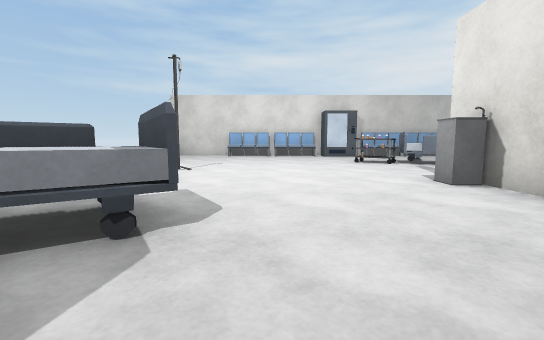
View 1 (above)

23 first-person views from a walk through a scene from a Unity 3-D project. The camera is 0.68 m above the floor, tilts 6° down and sees 90° across. The floor is counted in squares, 1 m on a side. Each view is taken from the middle of a square. On the plan, view 1 faces up. The plan holds only what a view shows up to about 9 squares ahead; the rest is blank. The place goes on beyond the plan. The player character is not drawn. Some animated figures are not drawn. Surface patterns are stand-ins for the level's own textures.

View 2
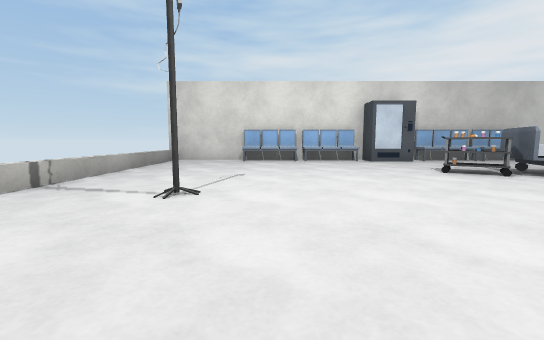

View 3
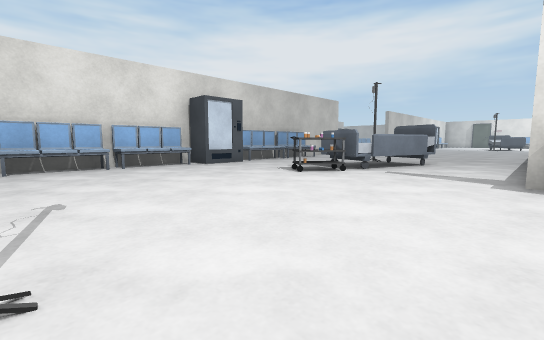

View 4
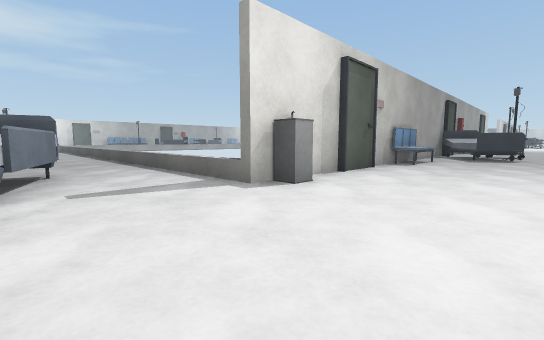

View 5
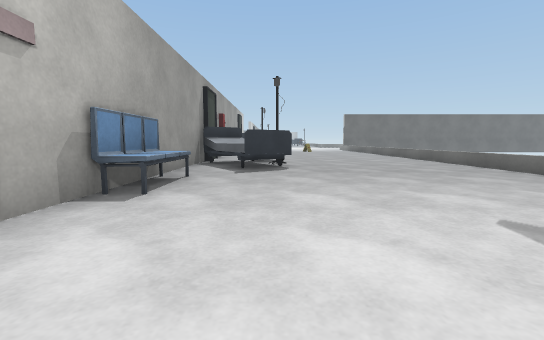

View 6
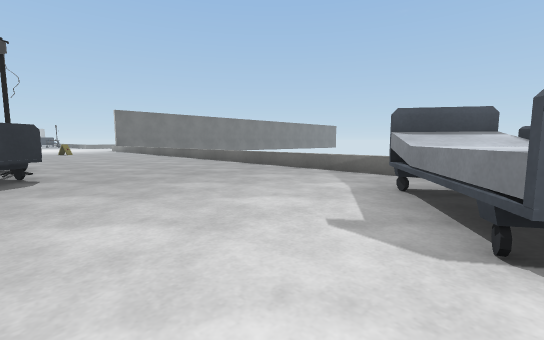

View 7
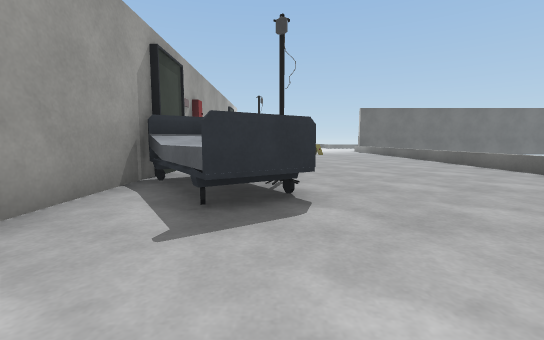

View 8
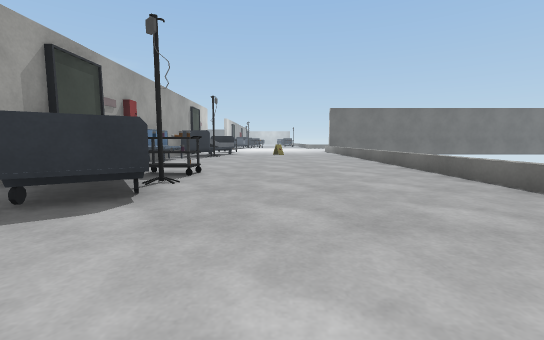

View 9
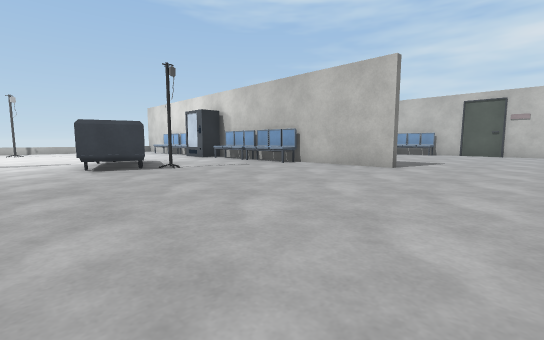

View 10
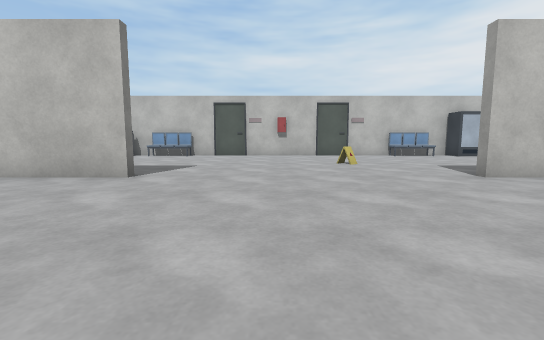

View 11
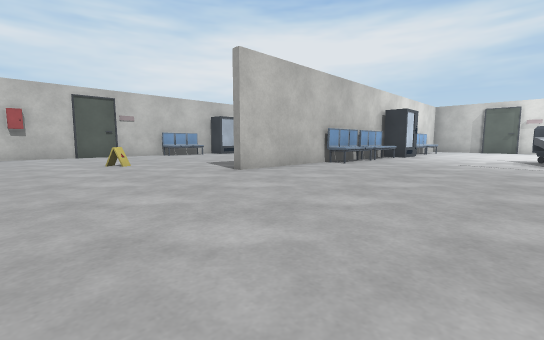

View 12
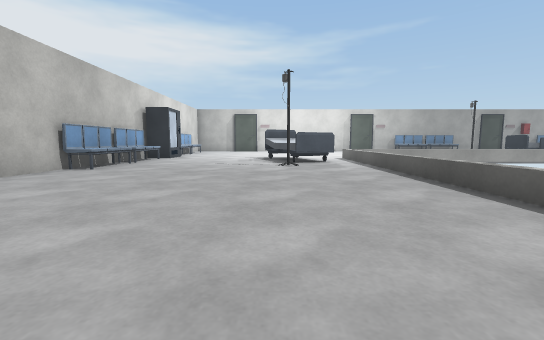

View 13
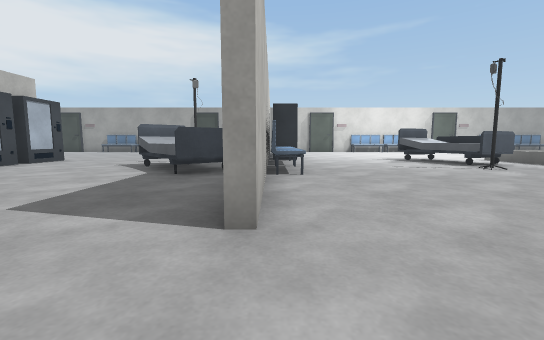

View 14
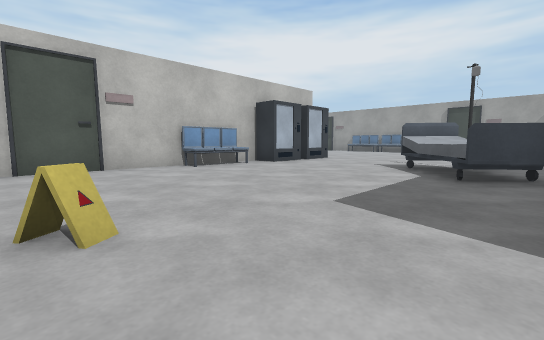

View 15
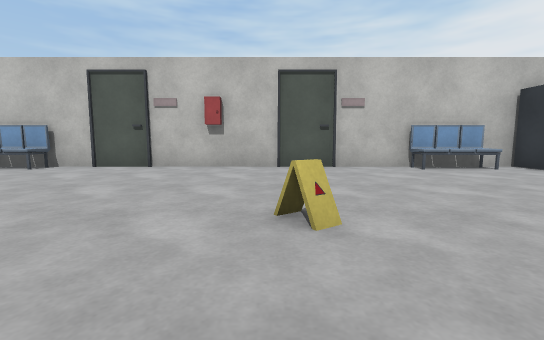

View 16
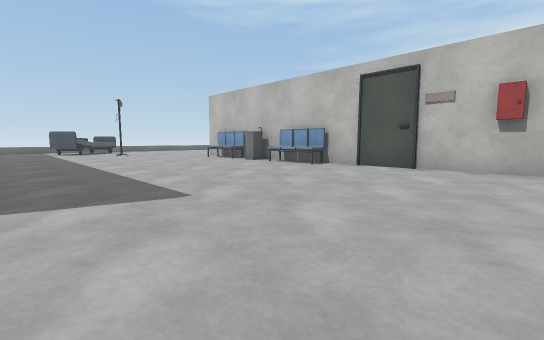

View 17
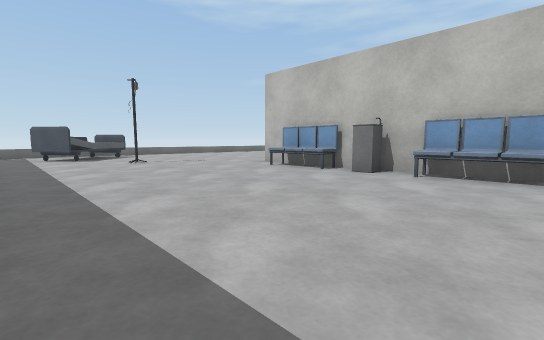

View 18
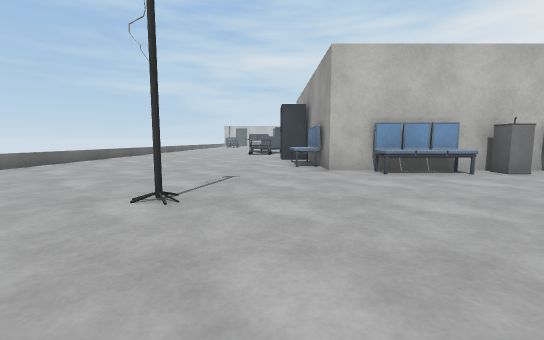

View 19
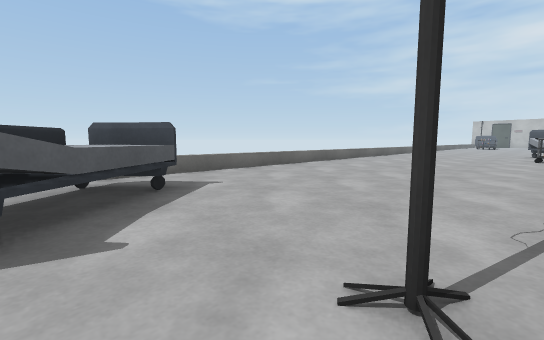

View 20
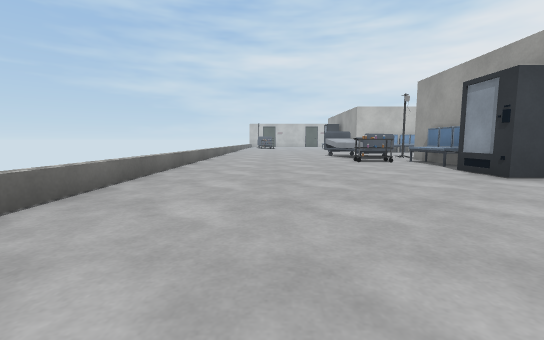

View 21
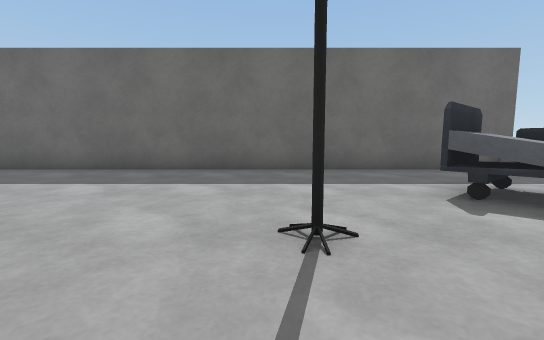

View 22
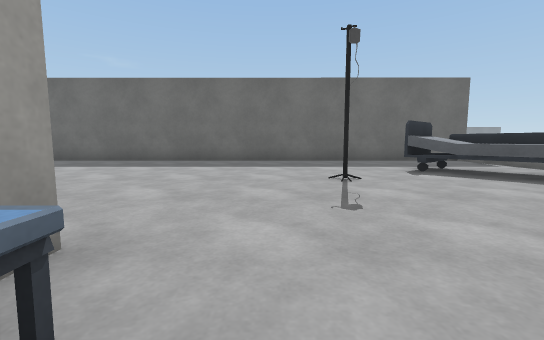

View 23
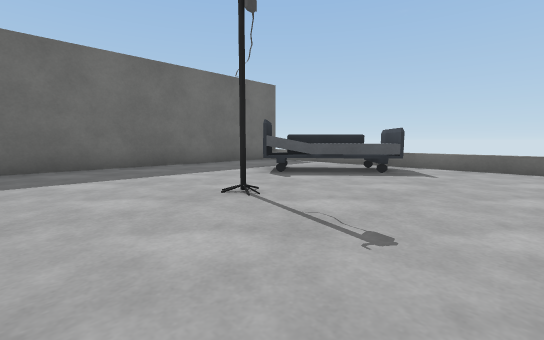

### Floor plan
Points are (right, up) in squares from view 1. A wall is a line through its corners. A room is listed if a view was taken in it or the views show most of it. See-through windows are left out.
Room 1 (views 1, 2, 3, 4, 5, 6, 7, 8, 9, 10, 11, 12, 13, 14, 15, 16, 17, 18, 19, 20, 21, 22, 23)
walls: (11.4, 13.1) (8.2, 13.1); (2.5, 13.1) (-2.1, 13.1); (4.6, 21.3) (3.4, 21.3); (3.3, 2.5) (3.3, 5.2) (9.9, 5.1); (3.2, 0.9) (3.2, 2.5); (-4.9, 13.4) (7.7, 13.4); (3.3, -0.2) (3.3, 2.4); (19.5, 21.3) (10.5, 21.3); (24.5, 13.1) (18, 13.1); (22.6, 21.3) (21.4, 21.3); (3.3, -5.2) (3.3, -2.6)
low walls: (16.4, 16) (16, 16.5); (17.7, 5.1) (25, 5.1); (-4.6, 12) (-4.6, 6.5); (-4.6, 0) (-4.6, -10.1); (-4.6, 29) (-4.6, 13.4)
objects: other object (-4, 1) to (-1, 3); other object (-4, 16) to (-1, 19); chair (-1, 13); other object (1, -7); other object (1, -6) to (3, -4); other object (1, -5); chair (1, 13); other object (1, 18); other object (1, 29) to (2, 29); other object (2, 26); chair (3, -2) to (3, -1); other object (3, 4); other object (3, 8) to (4, 9); other object (3, 12); chair (3, 22) to (3, 24); chair (3, 28) to (3, 29); other object (5, 7) to (7, 9); chair (5, 21) to (6, 21); other object (7, 13); other object (7, 21); chair (8, 21) to (10, 21); chair (20, 21) to (21, 21); chair (22, 13); other object (22, 14) to (24, 16); other object (23, 20); other object (24, 6) to (26, 8); chair (25, 13); other object (25, 15); other object (25, 20)

Where each view was taken, in squares from view 1:
view 1: 0 up, 0 right, facing up
view 2: 3 up, 1 left, facing up
view 3: 5 up, 2 left, facing up-right
view 4: 8 up, 0 right, facing down-right
view 5: 3 up, 1 right, facing down
view 6: 2 up, 1 right, facing down-left
view 7: 1 down, 1 right, facing down
view 8: 1 down, 1 left, facing down
view 9: 6 up, 14 right, facing up-left
view 10: 8 up, 14 right, facing up
view 11: 8 up, 14 right, facing up-right
view 12: 8 up, 15 right, facing right
view 13: 13 up, 16 right, facing right
view 14: 14 up, 16 right, facing up-right
view 15: 14 up, 16 right, facing up
view 16: 14 up, 15 right, facing up-left
view 17: 15 up, 10 right, facing up-left
view 18: 15 up, 2 right, facing up
view 19: 17 up, 1 right, facing up-left
view 20: 20 up, 2 left, facing up
view 21: 20 up, 1 right, facing down
view 22: 23 up, 2 right, facing down
view 23: 21 up, 3 right, facing down-left
